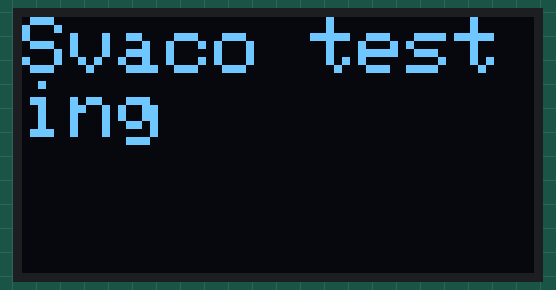
The sketch below on a simulated Arduino Uno, built with avr-gcc and run on an emulated ATmega328P. Shown: 128×64 one-colour display. The display library's start-up logo is not drawn.

Above: at 2.1 s.

The sketch:

test-displej-farebny.ino
```cpp
#include <SPI.h>
#include <Wire.h>
#include <Adafruit_GFX.h>
#include <Adafruit_SSD1306.h>

#define OLED_RESET LED_BUILTIN
Adafruit_SSD1306 display(OLED_RESET);
static uint32_t timer;

void setup(void)
{
  Serial.begin(9600);
  delay(10);
  display.begin(SSD1306_SWITCHCAPVCC, 0x3F);  // initialize with the I2C addr 0x3D (for the 128x64)

  display.display();
  delay(2000);
  display.clearDisplay();
  display.setTextSize(2);
  //display.setTextColor(WHITE);
  display.setCursor(0,0);
  display.println("Svaco testing");
  display.display();
  delay(2000);
}

void loop() {

  if (millis() > timer) {
    timer = millis() + 1000;

  }
}
```
